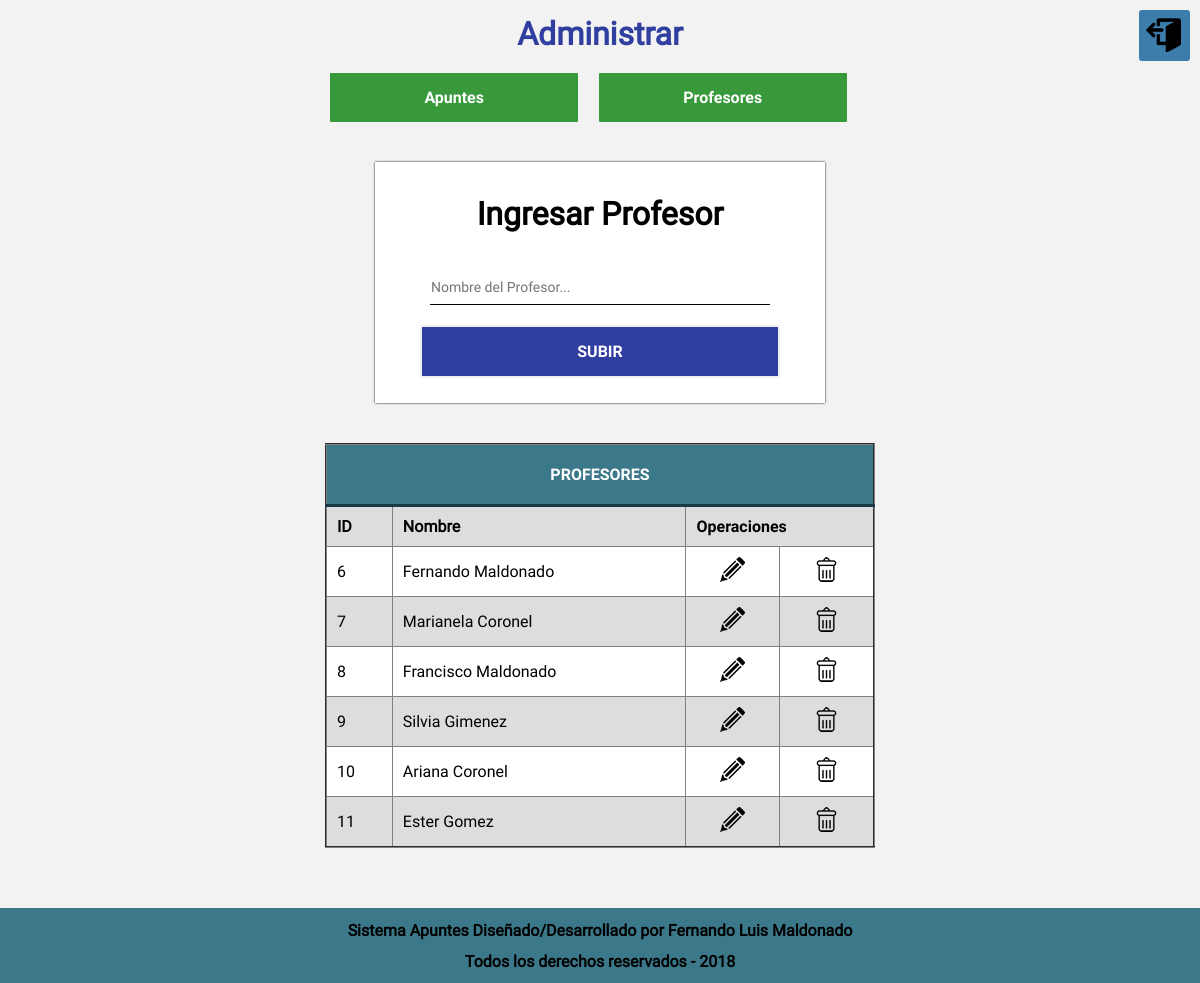
The page /apuntes/backend/pages/admin-profesores.php on the database its author committed.
### tables this page shows
CREATE TABLE `profesores` (
  `id_profesor` int(3) NOT NULL,
  `profesor` text NOT NULL
);

### www/apuntes/backend/pages/operaciones/filtros-profesores.php (called while the page is built)
<?php
	include_once("../php/conexion.php");
	if(isset($_GET['criterio'])){
		$criterio = $_GET['criterio'];
		$query = "SELECT * FROM profesores ORDER BY $criterio ASC";
	}
	else{
		$query = "SELECT * FROM profesores";
	}
	$consulta = $conexion -> query($query);
?>

### www/apuntes/backend/pages/plantillas/admin-profesores-tabla.php (the view)
<div class="admin-tabla achicar">
	<table border="2">
		<tr>
			<td colspan="4" class="primer-td">PROFESORES</td>
		</tr>
		<tr class="no-hover">
			<td><a href="admin-profesores.php?criterio=id_profesor">ID</a></td>
			<td><a href="admin-profesores.php?criterio=profesor">Nombre</a></td>
			<td colspan="2">Operaciones</td>
		</tr>
		<?php
			include_once("../php/conexion.php");
			include_once("operaciones/filtros-profesores.php");
			while ($row = $consulta -> fetch_assoc()) {
				if(isset($_GET['id_edit'])){
					if ($row['id_profesor']==$_GET['id_edit']) {
				?>
					<tr>
					<form action="operaciones/update-profesores.php" method="POST">
						<td><input type="hidden" name="id_edit" value="<?php echo $_GET['id_edit']; ?>"><?php echo $_GET['id_edit']; ?></td>
						<td><input type="text" name="name_edit" value="<?php echo $row['profesor']; ?>"></td>
						<td class="operaciones-center"><input type="submit" value="OK" name="editar"></td>
						<td class="operaciones-center"><a href="operaciones/delete-profesores.php?id_eliminar=<?php echo $row['id_profesor']; ?>"><img src="../icon/trash.png" alt="Eliminar"></a></td>
					</form>
					</tr>
				<?php
					break;
					}
					else {continue;}
				}
				else{
				?>
					<tr>
						<td><?php echo $row['id_profesor']; ?></td>
						<td><?php echo $row['profesor']; ?></td>
						<td class="operaciones-center"><a href="admin-profesores.php?id_edit=<?php echo $row['id_profesor']; ?>"><img src="../icon/update.png" alt="Editar"></a></td>
						<td class="operaciones-center"><a href="operaciones/delete-profesores.php?id_eliminar=<?php echo $row['id_profesor']; ?>"><img src="../icon/trash.png" alt="Eliminar"></a></td>
					</tr>
				<?php
				}
			}
		?>
	</table>
</div>

### www/apuntes/backend/pages/admin-profesores.php (shortened to what this page needs)
<?php
	include_once("../php/conexion.php");
	$query = "SELECT permiso FROM usuarios WHERE id_usuario=1";
	$consulta = $conexion -> query($query);
	$row = $consulta -> fetch_assoc();
?>
<!DOCTYPE html>
<html lang="es">
<head>
	<link rel="stylesheet" href="../assets/gral-rules.css">
	<link rel="stylesheet" href="../assets/redirigir.css">
	<link rel="stylesheet" href="../assets/fuentes.css">
	<link rel="stylesheet" href="css/admin-materias.css">
	<link rel="stylesheet" href="../assets/media-query.css">
	<link rel="stylesheet" href="../assets/footer.css">
</head>
<body>
	<h2>Administrar</h2>
	<?php
		if ($row['permiso'] == 1){
		?>
			<div class="contenedor-redirigir adminn">
			<input type="button" value="Apuntes" class="boton-apuntes btn-red">
			<input type="button" value="Profesores" class="boton-profesores btn-red">
			<input type="button" value="Materias" class="boton-materias btn-red">
		</div>
		<?php
		}
		else{
		?>
			<div class="contenedor-redirigir adminn">
				<input type="button" value="Apuntes" class="boton-apuntes btn-red-ot">
				<input type="button" value="Profesores" class="boton-profesores btn-red-ot">
			</div>
		<?php
		}
		include_once("plantillas/admin-profesores-form.php");
		include_once("plantillas/admin-profesores-tabla.php");
	?>
	<div class="unlogin">
		<a href="../php/unlogin.php"><img src="../icon/unlogin.png" alt="CERRAR SESIÓN"></a>
	</div>
</body>
</html>

### www/apuntes/backend/pages/plantillas/admin-profesores-form.php
<div class="contenedor-formulario">
	<h1>Ingresar Profesor</h1>
	<form action="operaciones/insert-profesores.php" method="POST">
		<input type="text" class="textt" name="name" placeholder="Nombre del Profesor...">
		<input type="submit" name="subir" value="SUBIR">
	</form>
</div>

### www/apuntes/backend/assets/gral-rules.css (style rules this page uses)
* { margin: 0; padding: 0; -webkit-box-sizing: border-box; -moz-box-sizing: border-box; box-sizing: border-box; overflow-wrap: break-word; }
body { background-color: #FFFFFF; }
h2 { font-size: 32px; margin: 20px 0px; text-align: center; margin-top: 15px; color: #303F9F; }
.unlogin { background-color: rgba(41, 113, 163, .9); display: inline-block; border-radius: 3px; position: absolute; top: 10px; right: 10px; }
.unlogin a { display: inline-block; padding: 7px 9px 5px 7px; text-align: center; }
.unlogin a img { width: 35px; }

### www/apuntes/backend/assets/redirigir.css (style rules this page uses)
.contenedor-redirigir { margin: 0px auto; margin-top: 0px; width: 45%; }
.btn-red, .btn-red-ot { border: none; padding: 15px; background: #38993A; color: #FFF; border-radius: 1px; cursor: pointer; -webkit-transition: all 0.3s ease; -o-transition: all 0.3s ease; transition: all 0.3s ease; font-family: Roboto-Bold, Sans-Serif; font-size: 16px; }
.btn-red-ot { width: 46%; }
.boton-profesores { margin: 0% 3%; }

### www/apuntes/backend/pages/css/admin-materias.css (style rules this page uses)
* { font-family: Roboto-Regular; }
body { background-color: #F2F2F2; }
.admin-tabla { margin: 32px auto; max-width: 700px; width: 100%; }
.achicar { width: 550px; }
table { background-color: #FFFFFF; width: 100%; text-align: left; border-collapse: collapse; }
td { padding: 10px; }
td[colspan="8"], td[colspan="5"], td[colspan="4"] { background-color: #3B7889; color: white; border-bottom: 3px solid #1B3941; padding: 20px; text-align: center; font-family: Roboto-Bold, Sans-Serif; }
tr:nth-child(even) { background-color: #DDD; }
.no-hover td { font-family: Roboto-Bold, Sans-Serif; }
.operaciones-center { text-align: center; }
.admin-tabla a { text-decoration: none; color: black; font-weight: bold; -transition: all ease .3s; }
.contenedor-formulario { margin: 40px auto; width: 450px; background-color: white; padding: 25px; text-align: center; box-shadow: 0px 0px 2px black; }
input { width: 100%; }
h1 { margin-top: 8px; margin-bottom: 36px; }
.textt { padding-left: 12px; }
.textt, select { width: 85%; height: 36px; border: none; border-bottom: 1px solid black; font-size: 14px; outline: none; margin-bottom: 20px; padding: 1px; }
input[type="submit"] { width: 90%; display: inline-block; padding: 15px; background: #303F9F; color: #FFF; border: 2px solid #F2F2F2; border-radius: 1px; cursor: pointer; -webkit-transition: all 0.3s ease; -o-transition: all 0.3s ease; transition: all 0.3s ease; font-family: Roboto-Bold, Sans-Serif; font-size: 16px; }

### www/apuntes/backend/assets/footer.css (style rules this page uses)
body { margin: 0; }
footer { text-align: center; font-family: Roboto-Regular; padding: .5px 0; margin-top: 5%; margin-bottom: 0%; max-width: 100%; width: 100%; background: #3B7889; color: black; font-weight: bold; }
h3 { font-size: 16px; margin: 12px 0; }

### rows shown on the page
profesores: id_profesor "6", profesor "Fernando Maldonado"
profesores: id_profesor "7", profesor "Marianela Coronel"
profesores: id_profesor "8", profesor "Francisco Maldonado"
profesores: id_profesor "9", profesor "Silvia Gimenez"
profesores: id_profesor "10", profesor "Ariana Coronel"
profesores: id_profesor "11", profesor "Ester Gomez"
